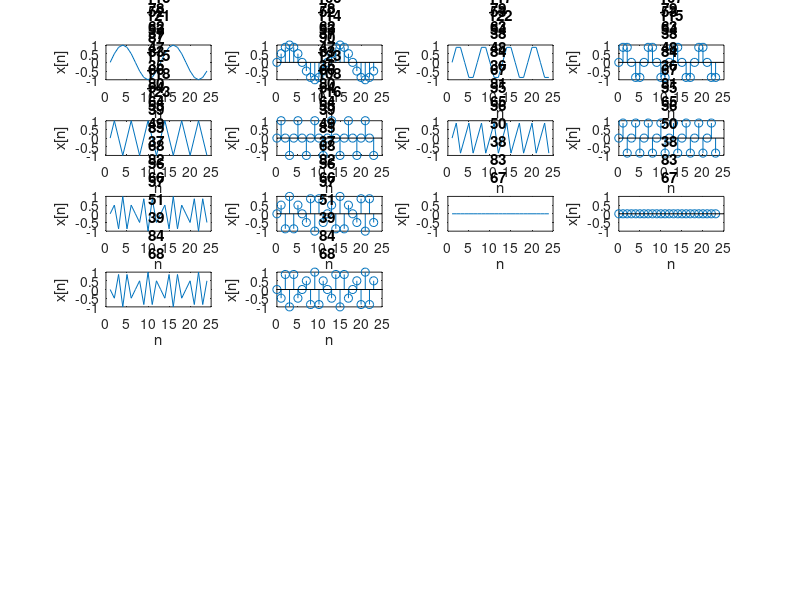

Source code (MATLAB):
clear all;
close all;

N = 12;
M = 7;
n = 0 : 23;
for m = 1:M
    x = sin(2*pi*m*n/N);
    subplot(M, 4, 2*m-1);
    p = plot(x);
    title("Plot N=12, M=" + m);
    axis([0 25 -1 1]);
    xlabel('n');ylabel('x[n]');

    subplot(M, 4, 2*m);
    s = stem(n, x);
    title("Stem N=12, M=" + m);
    axis([0 25 -1 1]);
    xlabel('n');ylabel('x[n]');
end


